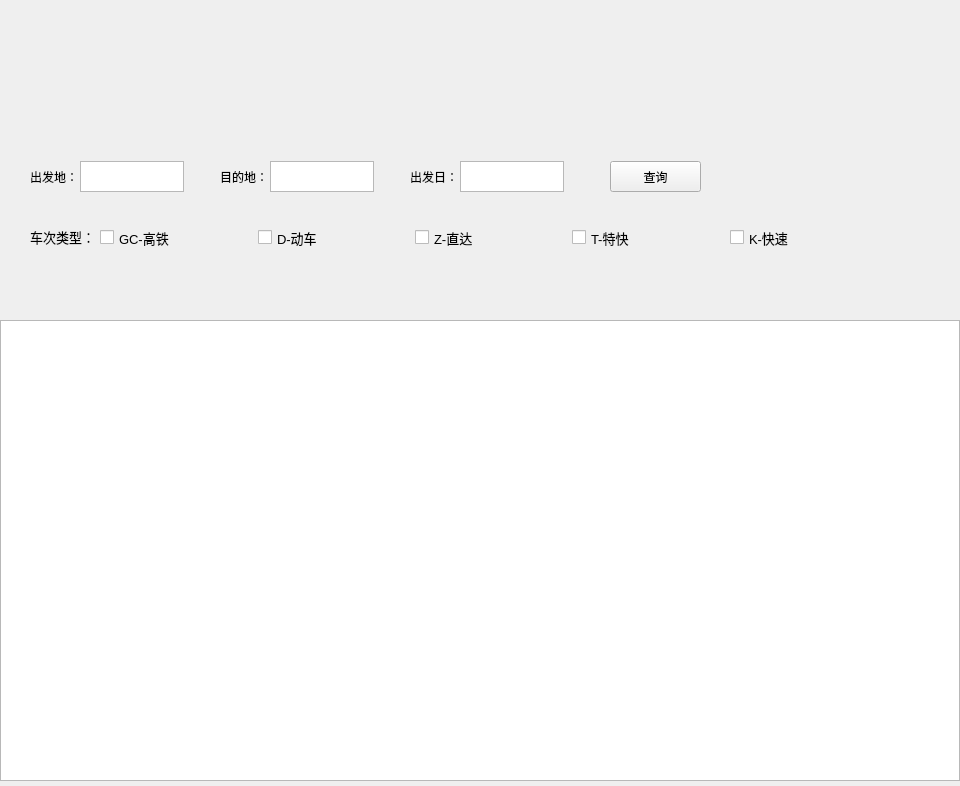
<?xml version="1.0" encoding="UTF-8"?>
<ui version="4.0">
 <class>MainWindow</class>
 <widget class="QMainWindow" name="MainWindow">
  <property name="geometry">
   <rect>
    <x>0</x>
    <y>0</y>
    <width>960</width>
    <height>786</height>
   </rect>
  </property>
  <property name="minimumSize">
   <size>
    <width>960</width>
    <height>786</height>
   </size>
  </property>
  <property name="maximumSize">
   <size>
    <width>960</width>
    <height>786</height>
   </size>
  </property>
  <property name="windowTitle">
   <string>车票查询</string>
  </property>
  <widget class="QWidget" name="centralwidget">
   <widget class="QLabel" name="label_title_img">
    <property name="geometry">
     <rect>
      <x>0</x>
      <y>0</y>
      <width>960</width>
      <height>141</height>
     </rect>
    </property>
    <property name="font">
     <font>
      <pointsize>20</pointsize>
     </font>
    </property>
    <property name="text">
     <string/>
    </property>
   </widget>
   <widget class="QWidget" name="widget_checkBox" native="true">
    <property name="geometry">
     <rect>
      <x>0</x>
      <y>220</y>
      <width>961</width>
      <height>35</height>
     </rect>
    </property>
    <property name="autoFillBackground">
     <bool>false</bool>
    </property>
    <widget class="QCheckBox" name="checkBox_T">
     <property name="geometry">
      <rect>
       <x>572</x>
       <y>9</y>
       <width>63</width>
       <height>17</height>
      </rect>
     </property>
     <property name="font">
      <font>
       <pointsize>10</pointsize>
      </font>
     </property>
     <property name="text">
      <string>T-特快</string>
     </property>
    </widget>
    <widget class="QCheckBox" name="checkBox_K">
     <property name="geometry">
      <rect>
       <x>730</x>
       <y>9</y>
       <width>63</width>
       <height>17</height>
      </rect>
     </property>
     <property name="font">
      <font>
       <pointsize>10</pointsize>
      </font>
     </property>
     <property name="text">
      <string>K-快速</string>
     </property>
    </widget>
    <widget class="QCheckBox" name="checkBox_Z">
     <property name="geometry">
      <rect>
       <x>415</x>
       <y>9</y>
       <width>63</width>
       <height>17</height>
      </rect>
     </property>
     <property name="font">
      <font>
       <pointsize>10</pointsize>
      </font>
     </property>
     <property name="text">
      <string>Z-直达</string>
     </property>
    </widget>
    <widget class="QCheckBox" name="checkBox_D">
     <property name="geometry">
      <rect>
       <x>258</x>
       <y>9</y>
       <width>63</width>
       <height>17</height>
      </rect>
     </property>
     <property name="font">
      <font>
       <pointsize>10</pointsize>
      </font>
     </property>
     <property name="text">
      <string>D-动车</string>
     </property>
    </widget>
    <widget class="QCheckBox" name="checkBox_G">
     <property name="geometry">
      <rect>
       <x>100</x>
       <y>9</y>
       <width>70</width>
       <height>17</height>
      </rect>
     </property>
     <property name="font">
      <font>
       <pointsize>10</pointsize>
      </font>
     </property>
     <property name="text">
      <string>GC-高铁</string>
     </property>
    </widget>
    <widget class="QLabel" name="label_type">
     <property name="geometry">
      <rect>
       <x>30</x>
       <y>9</y>
       <width>65</width>
       <height>16</height>
      </rect>
     </property>
     <property name="font">
      <font>
       <pointsize>10</pointsize>
      </font>
     </property>
     <property name="text">
      <string>车次类型：</string>
     </property>
    </widget>
   </widget>
   <widget class="QLabel" name="label_train_img">
    <property name="geometry">
     <rect>
      <x>0</x>
      <y>256</y>
      <width>960</width>
      <height>62</height>
     </rect>
    </property>
    <property name="text">
     <string/>
    </property>
   </widget>
   <widget class="QWidget" name="widget_query" native="true">
    <property name="geometry">
     <rect>
      <x>0</x>
      <y>141</y>
      <width>960</width>
      <height>80</height>
     </rect>
    </property>
    <widget class="QLabel" name="label">
     <property name="geometry">
      <rect>
       <x>30</x>
       <y>30</y>
       <width>54</width>
       <height>12</height>
      </rect>
     </property>
     <property name="text">
      <string>出发地：</string>
     </property>
    </widget>
    <widget class="QTextEdit" name="textEdit">
     <property name="geometry">
      <rect>
       <x>80</x>
       <y>20</y>
       <width>104</width>
       <height>31</height>
      </rect>
     </property>
     <property name="font">
      <font>
       <pointsize>13</pointsize>
      </font>
     </property>
    </widget>
    <widget class="QLabel" name="label_2">
     <property name="geometry">
      <rect>
       <x>220</x>
       <y>30</y>
       <width>54</width>
       <height>12</height>
      </rect>
     </property>
     <property name="text">
      <string>目的地：</string>
     </property>
    </widget>
    <widget class="QTextEdit" name="textEdit_2">
     <property name="geometry">
      <rect>
       <x>270</x>
       <y>20</y>
       <width>104</width>
       <height>31</height>
      </rect>
     </property>
     <property name="font">
      <font>
       <pointsize>13</pointsize>
      </font>
     </property>
    </widget>
    <widget class="QLabel" name="label_3">
     <property name="geometry">
      <rect>
       <x>410</x>
       <y>30</y>
       <width>54</width>
       <height>12</height>
      </rect>
     </property>
     <property name="text">
      <string>出发日：</string>
     </property>
    </widget>
    <widget class="QTextEdit" name="textEdit_3">
     <property name="geometry">
      <rect>
       <x>460</x>
       <y>20</y>
       <width>104</width>
       <height>31</height>
      </rect>
     </property>
     <property name="font">
      <font>
       <pointsize>13</pointsize>
      </font>
     </property>
    </widget>
    <widget class="QPushButton" name="pushButton">
     <property name="geometry">
      <rect>
       <x>610</x>
       <y>20</y>
       <width>91</width>
       <height>31</height>
      </rect>
     </property>
     <property name="text">
      <string>查询</string>
     </property>
    </widget>
   </widget>
   <widget class="QTableView" name="tableView">
    <property name="geometry">
     <rect>
      <x>0</x>
      <y>320</y>
      <width>960</width>
      <height>461</height>
     </rect>
    </property>
   </widget>
  </widget>
 </widget>
 <tabstops>
  <tabstop>checkBox_G</tabstop>
  <tabstop>checkBox_D</tabstop>
  <tabstop>checkBox_Z</tabstop>
  <tabstop>checkBox_T</tabstop>
  <tabstop>checkBox_K</tabstop>
 </tabstops>
 <resources/>
 <connections/>
</ui>
